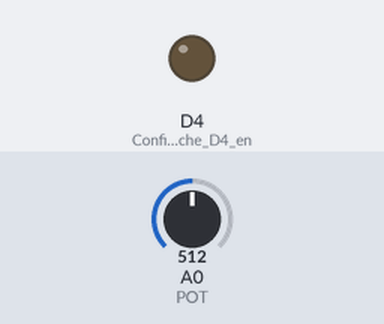
Recording of a program running on a simulated ESP8266 (NodeMCU). On the bench: output pins drawn as LEDs (lit = HIGH). The test bench sets the inputs (shaded band); at power-on: A0 (POT) = 512. What the program prints to the serial monitor is not drawn.

Above: at 1.8 s.
1.9 s: A0 (POT) set to 121
4.2 s: A0 (POT) set to 105
At 7.2 s:
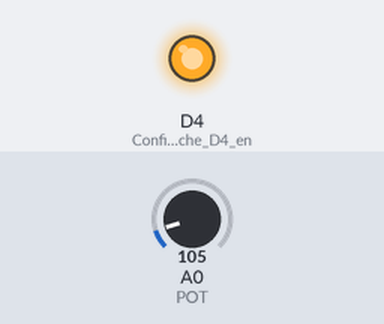
7.5 s: A0 (POT) set to 122
At 10.1 s:
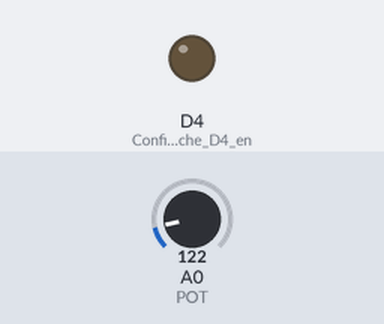
10.5 s: A0 (POT) set to 0
At 12.8 s:
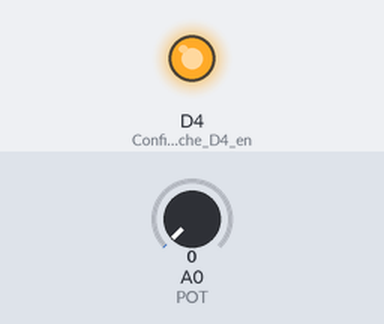
Timing chart, 0 to 14.3 s (numbered marks = the images above; inputs shaded):
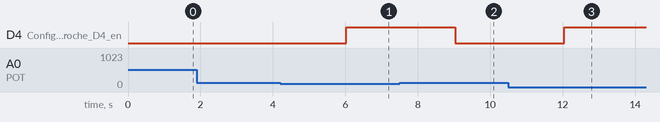

The program:

main.cpp
```cpp
/*!
CREPP.io code
Ce code permet de tester le bon fonctionnement du potentiomètre
Ne pas oublier de mettre le jumper associé (ADC0)
*/
#include <Arduino.h>

#define POT A0
#define ADC_RESOLUTION 10 //10Bits de résolution => 1024 valeurs possibles
/*
Résolution de l'ADC (Analog to Digital Converter) :
r = VCC / ( (2^ADC_RESOLUTION) - 1) = 3.3 / ( (2^10) - 1) = 3.3 / 1023 = 0,00322580645161 V
*/
#define ADC_MIN_VALUE 0.00322580645161


void setup()
{
    Serial.begin(9600);         //Initialise la communication série
    pinMode(D4, OUTPUT); //Configure la broche D4 en sortie
    pinMode(POT, INPUT); //Broche en entrée

}

void loop()
{

  uint16_t rawValue = analogRead(POT);            //Lecture de la valeur
  float voltage = rawValue * ADC_MIN_VALUE;
  Serial.print("Tension lue : "+String(voltage)+" V - "); //Affichage de la valeur sur le port série

  delay(1000); //Rafraîchissement de la valeur toutes les 1000 ms
  Serial.print("Valeur analogique : ");
  Serial.print(rawValue); // Affiche la valeur lue

  //[0-1024] -> [0,3300mV]
  int mapValue = map(rawValue, 0, 1024, 0, 3300);


  Serial.print(" - tension map : ");
  Serial.println(mapValue); // Affiche la valeur lue


  if(mapValue >= 360)
  {
    digitalWrite(D4, LOW);
  }
  else {
    digitalWrite(D4, HIGH);
  }
}
```

Measured:
- the behaviour switches between 112 and 111 on A0 (POT) (found by bisection; images 0 and 1)
- after the input at 1.9 s, every drawn part: stays the same
- after the input at 4.2 s, D4 (Configure_la_broche_D4_en): LOW → HIGH after 1.8 s
- after the input at 7.5 s, D4 (Configure_la_broche_D4_en): HIGH → LOW after 1.5 s
- after the input at 10.5 s, D4 (Configure_la_broche_D4_en): LOW → HIGH after 1.5 s
